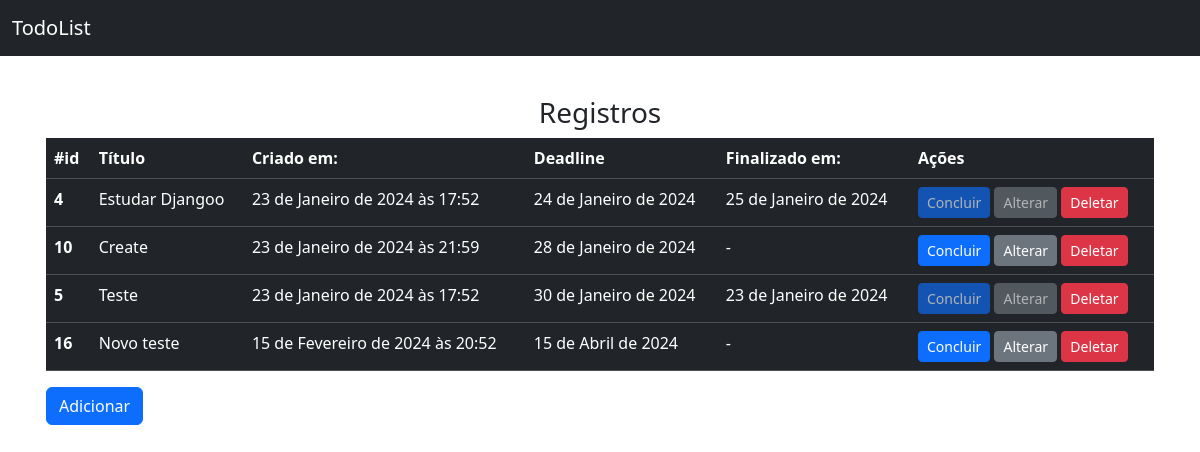
Before: / with the older database file.
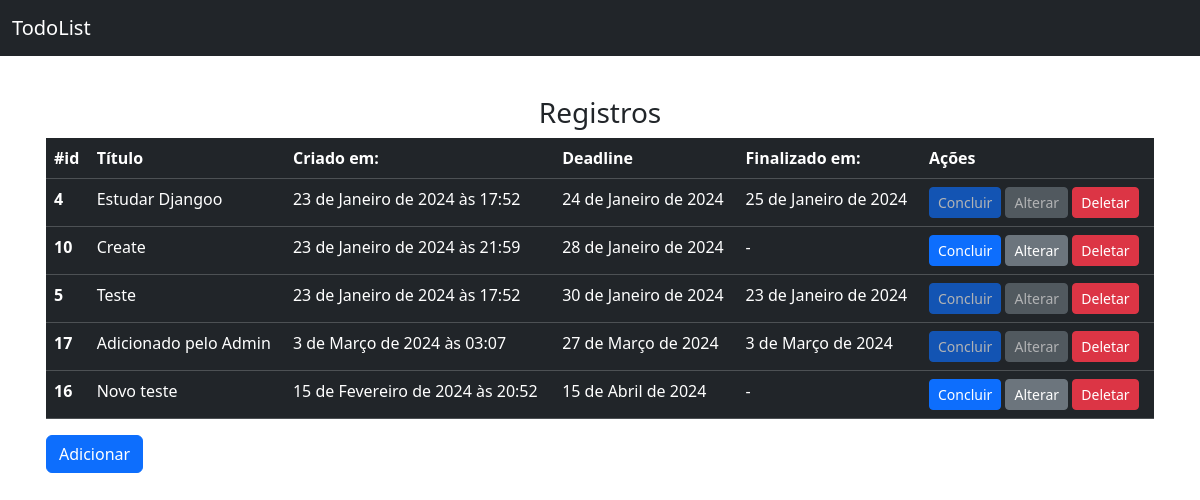
After: the same page with the newer database file.
### todos/models.py (models this page shows, shortened)
class Todo(models.Model):
    title = models.CharField(max_length=100, null=False, blank=False)
    created_at = models.DateTimeField(auto_now_add=True, null=False, blank=False)
    deadline = models.DateField(null=False, blank=False)
    finalizado = models.DateField(null=True)
    class Meta:
        ordering = ["deadline"]

### todos/views.py (the view)
# urls.py: path("", todo_list, name="home_pg"),
def todo_list(request):
    todos = Todo.objects.all() # Context - Buscanto todos os objetos de Todo
    return render(request, "todos/todo_list.html", {"todos": todos})

### todos/templates/todos/todo_list.html (shortened to what this page needs)
<!DOCTYPE html>
<html lang="pt-br">
  <head>
    <link href="https://cdn.jsdelivr.net/npm/bootstrap@5.3.2/dist/css/bootstrap.min.css" rel="stylesheet">
  </head>
  <body>
    <nav class="navbar bg-dark mb-4" data-bs-theme="dark">
      <div class="container-fluid">
        <a class="navbar-brand" href=" {% url "home_pg" %} ">TodoList</a>
      </div>
    </nav>
    <main class="container p-3">
      <h1 class="text-center h3">Registros</h1>
          {% if todos %}
            <table class="table table-dark table-hover">
              <thead>
                <tr>
                  <th scope="col">#id</th>
                  <th scope="col">Título</th>
                  <th scope="col">Criado em:</th>
                  <th scope="col">Deadline</th>
                  <th scope="col">Finalizado em:</th>
                  <th scope="col">Ações</th>
                </tr>
              </thead>
            {% for a in todos  %}
              <tbody>
                  <tr>
                    <th scope="row">{{ a.pk }}</th>
                    <td>{{ a.title }}</td>
                    <td>{{ a.created_at }}</td>
                    <td>{{ a.deadline }}</td>
                    <td>{{ a.finalizado|default:"-" }}</td>
                    <td class="">
                      <a href="{% url "complete_pg" pk=a.pk %}" class="btn btn-primary btn-sm {% if a.finalizado %} disabled {% endif %}  "> Concluir </a>
                      <a href="{% url "update_pg"  pk=a.pk %}" class="btn btn-secondary btn-sm {% if a.finalizado %} disabled {% endif %}  ">Alterar</a>
                      <a href="{% url "delete_pg" pk=a.pk %}" class="btn btn-danger btn-sm"> Deletar </a>
                    </td>
                  </tr>
              </tbody>
            {% endfor %}
              </table>
            {% else %}
              <p>Sem tarefas registradas!</p>
          {% endif %}
          <a href="{% url 'create_pg' %}" class="btn btn-primary">Adicionar</a>
    </main>
  </body>
</html>

Changed rows visible on the page:
added Todo: pk "17", title "Adicionado pelo Admin", created_at "3 de Março de 2024 às 03:07", deadline "27 de Março de 2024", finalizado "3 de Março de 2024"
